Frame 1 (no input): blank canvas, image omitted
Frame 60 (no input): blank canvas, image omitted
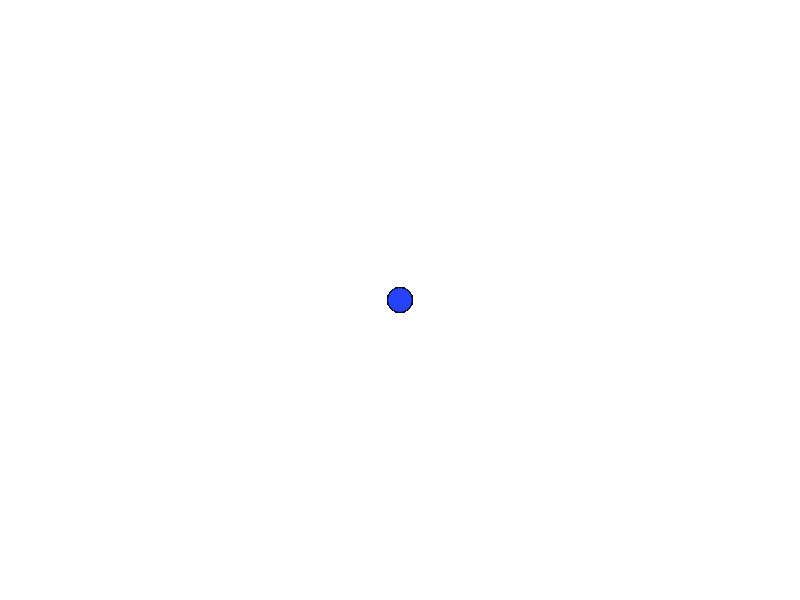
Frame 120 (the mouse pressed at the canvas centre since frame 60)

The p5.js sketch whose frames 1 and 60 were blank and that drew this single picture after the mouse press (run headless with seeded random() and noise() and a simulated clock; from frame 60 on, the mouse is pressed at the canvas centre):

// p5.js sketch
// ── sketch.js
//https://github.com/stavrosdidakis/DAT-GAD-405_2017
//https://p5js.org

//DAT405 / GAD405
//01_For-Loop

//Define the variable for the size


let size;
var r, g, b;

function setup() {
  createCanvas(displayWidth, displayHeight);
  frameRate(240);

}

function draw() {
  r = random(255)
  g = random(255)
  b = random(255)
  fill(r, g, b);
  if (mouseIsPressed) {
    ellipse(mouseX, mouseY, 25, 25)
  }
}
